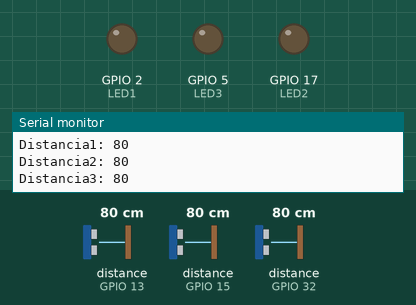
Bench run of a sketch on a simulated ESP32. On the bench: output pins drawn as LEDs (lit = HIGH), the last lines printed to the serial monitor. Wiring (inferred from the names in the program): 3 × ultrasonic range finder: trigger GPIO 14, echo GPIO 13 / trigger GPIO 16, echo GPIO 15 / trigger GPIO 25, echo GPIO 32. Dashed ring = blinking. Inputs (shaded band) come from the test bench; at power-on: distance to the obstacle (sensors on GPIO 13, GPIO 15, GPIO 32) 80 cm. The echo pulse lasts 58.3 µs per cm; pins used as bus, display or sensor lines are not drawn.

Above: at 1.2 s.
1.3 s: distance to the obstacle (sensor on GPIO 13) set to 75 cm
2.8 s: distance to the obstacle (sensor on GPIO 13) set to 67 cm
At 3.3 s:
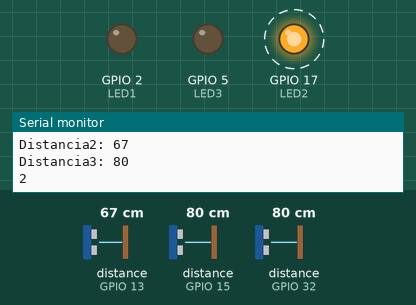
5.8 s: distance to the obstacle (sensor on GPIO 15) set to 67 cm
At 7.5 s:
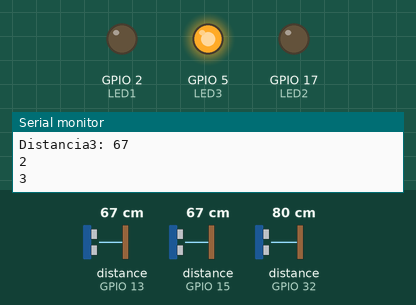
8.8 s: distance to the obstacle (sensor on GPIO 32) set to 75 cm
11.8 s: distance to the obstacle (sensor on GPIO 32) set to 65 cm
At 13.0 s:
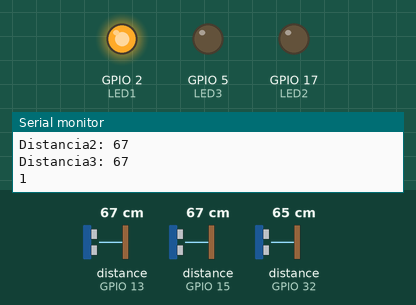
14.8 s: distance to the obstacle (sensor on GPIO 32) set to 2 cm
Timing chart, 0 to 17.9 s (numbered marks = the images above; inputs shaded):
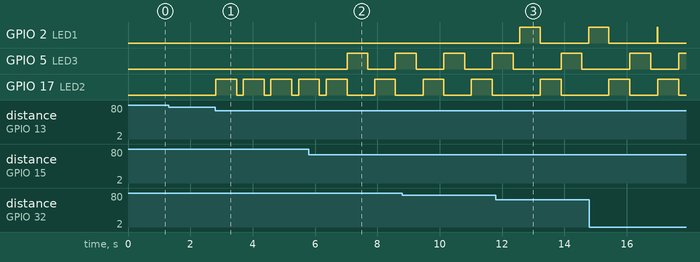

Measured:
- the behaviour switches between 71 and 70 cm on distance to the obstacle (sensor on GPIO 13) (found by bisection; images 0 and 1)
- the behaviour switches between 71 and 70 cm on distance to the obstacle (sensor on GPIO 15) (found by bisection; images 1 and 2)
- the behaviour switches between 71 and 70 cm on distance to the obstacle (sensor on GPIO 32) (found by bisection; images 2 and 3)
- after the input at 2.8 s, GPIO 17 (LED2): alternates HIGH for 0.67 s and LOW for 0.21 s, starting at once
- after the input at 5.8 s, GPIO 5 (LED3): LOW → HIGH after 1.2 s, → LOW 0.67 s later, → HIGH 0.88 s later
- after the input at 11.8 s, GPIO 2 (LED1): LOW → HIGH after 0.77 s, → LOW 0.65 s later, → HIGH 1.6 s later

The sketch:

Ultrasonic3.ino
```cpp
// Sensor 1
int TRIG1 = 25;
int ECO1 = 32;
int LED1 = 2;

// Sensor 2
int TRIG2 = 14;
int ECO2 = 13;
int LED2 = 17;

// Sensor 3
int TRIG3 = 16;
int ECO3 = 15;
int LED3 = 5;

int DURACION1, DISTANCIA1;
int DURACION2, DISTANCIA2;
int DURACION3, DISTANCIA3;

void setup() {
  pinMode(TRIG1, OUTPUT);
  pinMode(ECO1, INPUT);
  pinMode(LED1, OUTPUT);

  pinMode(TRIG2, OUTPUT);
  pinMode(ECO2, INPUT);
  pinMode(LED2, OUTPUT);

  pinMode(TRIG3, OUTPUT);
  pinMode(ECO3, INPUT);
  pinMode(LED3, OUTPUT);

  Serial.begin(9600);
}

void loop() {
  // Sensor 1
  digitalWrite(TRIG1, HIGH);
  delayMicroseconds(10);
  digitalWrite(TRIG1, LOW);
  DURACION1 = pulseIn(ECO1, HIGH);
  DISTANCIA1 = DURACION1 / 58.2;
  Serial.print("Distancia1: ");
  Serial.println(DISTANCIA1);


  // Sensor 2
  digitalWrite(TRIG2, HIGH);
  delayMicroseconds(10);
  digitalWrite(TRIG2, LOW);
  DURACION2 = pulseIn(ECO2, HIGH);
  DISTANCIA2 = DURACION2 / 58.2;
  Serial.print("Distancia2: ");
  Serial.println(DISTANCIA2);

  // Sensor 3
  digitalWrite(TRIG3, HIGH);
  delayMicroseconds(10);
  digitalWrite(TRIG3, LOW);
  DURACION3 = pulseIn(ECO3, HIGH);
  DISTANCIA3 = DURACION3 / 58.2;
  Serial.print("Distancia3: ");
  Serial.println(DISTANCIA3);

  // Encender LED 1 si la distancia es menor o igual a 70 cm
  if (DISTANCIA1 <= 70 && DISTANCIA1 >= 0) {
    Serial.println("1");
    digitalWrite(LED1, HIGH);
    delay(DISTANCIA1 * 10);
    digitalWrite(LED1, LOW);
  }

  // Encender LED 2 si la distancia es menor o igual a 70 cm
  if (DISTANCIA2 <= 70 && DISTANCIA2 >= 0) {
    Serial.println("2");
    digitalWrite(LED2, HIGH);
    delay(DISTANCIA2 * 10);
    digitalWrite(LED2, LOW);
  }

  // Encender LED 3 si la distancia es menor o igual a 70 cm
  if (DISTANCIA3 <= 70 && DISTANCIA3 >= 0) {
    Serial.println("3");
    digitalWrite(LED3, HIGH);
    delay(DISTANCIA3 * 10);
    digitalWrite(LED3, LOW);
  }

  delay(200);
}
```
